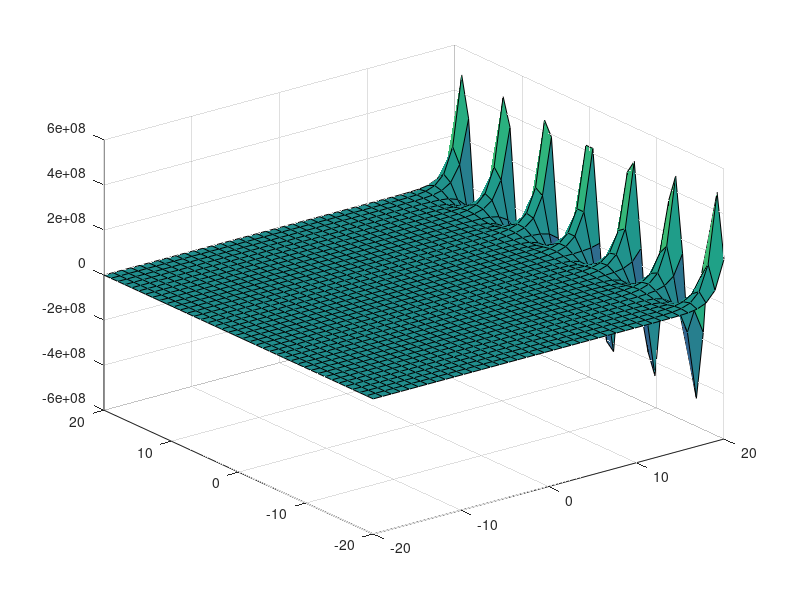

Write the MATLAB code that produced this figure.
clear;
close all;
clc;

%{
 axis([-5 5 -5 5])
syms x, y;
hold on;
%}

%{
 for i=1:2:10
    fplot(sin(x)-taylor(sin(x),x,'Order',i))
end
%}

%{
 for i = 1:5
    fplot(taylor(sin(x), x, 'Order', i))
end
%}

[x, y] = meshgrid(linspace(-20, 20, 40));
z = exp(x) .* (cos(y) + 1i * sin(y));
figure;
surf(x, y, real(z))
